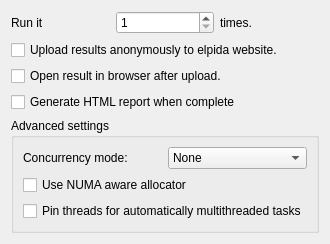
<?xml version="1.0" encoding="UTF-8"?>
<ui version="4.0">
 <class>Elpida::Application::BenchmarkRunConfigurationView</class>
 <widget class="QWidget" name="Elpida::Application::BenchmarkRunConfigurationView">
  <property name="geometry">
   <rect>
    <x>0</x>
    <y>0</y>
    <width>305</width>
    <height>191</height>
   </rect>
  </property>
  <property name="windowTitle">
   <string>Form</string>
  </property>
  <layout class="QGridLayout" name="gridLayout">
   <item row="1" column="0" colspan="3">
    <widget class="QCheckBox" name="chkUpload">
     <property name="text">
      <string>Upload results anonymously to elpida website.</string>
     </property>
    </widget>
   </item>
   <item row="0" column="2">
    <widget class="QLabel" name="lblTimes">
     <property name="text">
      <string>times.</string>
     </property>
    </widget>
   </item>
   <item row="0" column="0">
    <widget class="QLabel" name="lblRun">
     <property name="text">
      <string>Run it </string>
     </property>
    </widget>
   </item>
   <item row="4" column="0" colspan="3">
    <widget class="QGroupBox" name="gbAdvanced">
     <property name="title">
      <string>Advanced settings</string>
     </property>
     <layout class="QGridLayout" name="gridLayout_2">
      <item row="0" column="0">
       <widget class="QLabel" name="lblConcurrencyMode">
        <property name="text">
         <string>Concurrency mode:</string>
        </property>
       </widget>
      </item>
      <item row="0" column="1">
       <widget class="QComboBox" name="cmbConcurrencyMode">
        <item>
         <property name="text">
          <string>None</string>
         </property>
        </item>
        <item>
         <property name="text">
          <string>Copy input</string>
         </property>
        </item>
        <item>
         <property name="text">
          <string>Share input</string>
         </property>
        </item>
        <item>
         <property name="text">
          <string>Chunk input</string>
         </property>
        </item>
       </widget>
      </item>
      <item row="1" column="0" colspan="2">
       <widget class="QCheckBox" name="chkNumaAware">
        <property name="toolTip">
         <string>Use NUMA aware allocator where possible. Only makes a difference in NUMA systems.</string>
        </property>
        <property name="text">
         <string>Use NUMA aware allocator</string>
        </property>
       </widget>
      </item>
      <item row="2" column="0" colspan="2">
       <widget class="QCheckBox" name="chkPinThreads">
        <property name="toolTip">
         <string>Pin each thread to the target processors defined in topology. Pining happens in orderly matter. E.g. if a task is single threaded, it will be pinned on the first processor definned in the topology tab. Only affects automatically multithreaded tasks.</string>
        </property>
        <property name="text">
         <string>Pin threads for automatically multithreaded tasks</string>
        </property>
       </widget>
      </item>
     </layout>
    </widget>
   </item>
   <item row="0" column="1">
    <widget class="QSpinBox" name="spnTimes">
     <property name="minimum">
      <number>1</number>
     </property>
     <property name="maximum">
      <number>999</number>
     </property>
    </widget>
   </item>
   <item row="3" column="0" colspan="3">
    <widget class="QCheckBox" name="chkGenerateReport">
     <property name="text">
      <string>Generate HTML report when complete</string>
     </property>
    </widget>
   </item>
   <item row="2" column="0" colspan="3">
    <widget class="QCheckBox" name="chkOpenResult">
     <property name="text">
      <string>Open result in browser after upload.</string>
     </property>
    </widget>
   </item>
  </layout>
 </widget>
 <resources/>
 <connections/>
</ui>
